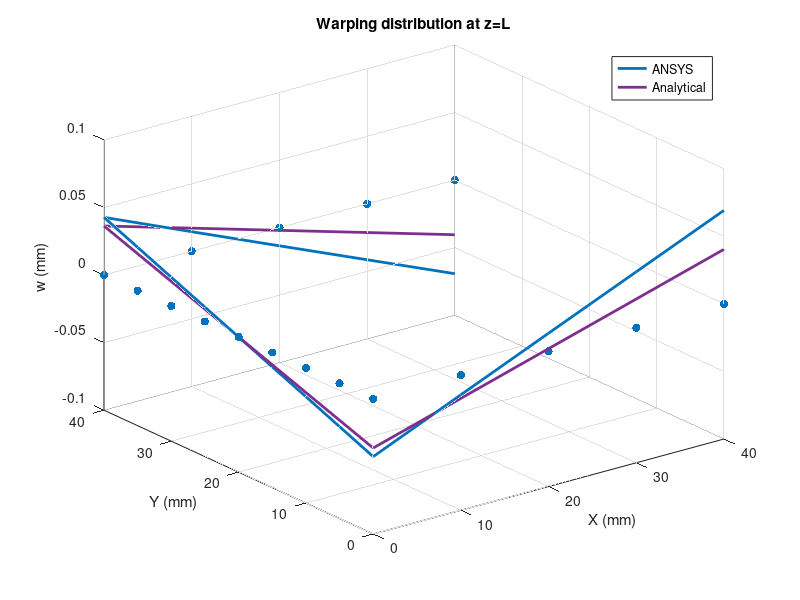

Write the MATLAB code that produced this figure.
clc; clear

%% Extract data

fID = fopen("nPos.txt");
for i=1:5
    fgetl(fID);
end

posData = fscanf(fID,"%d %f %f %f");
fclose(fID);

nNodes = length(posData)/4;

dataArray = zeros(nNodes, 3);
dataArray(:,1) = posData(2:4:end);
dataArray(:,2) = posData(3:4:end);


fID = fopen("zDisp.txt");
for i=1:11
    fgetl(fID);
end

zData = fscanf(fID,"%d %f");
fclose(fID);

dataArray(:,3) = zData(2:2:end);



%% Substract rotation

fID = fopen("xRot.txt");
for i=1:11
    fgetl(fID);
end

rotData = fscanf(fID,"%d %f");
fclose(fID);

rotation = mean(rotData(2:2:end));

rotation = 0.75 * rotation;

dataArray(:,3) = dataArray(:,3) - rotation * (dataArray(:,2)-20);

%% Sort the nodes

firstFlange = dataArray(dataArray(:,2) == 0 & dataArray(:,1) ~= 0,:);
secondFlange = dataArray(dataArray(:,1) == 0, :); 
thirdFlange = dataArray(dataArray(:,2) == 40 & dataArray(:,1) ~= 0, :);

[~, firstFlangeIndex] = sort(firstFlange(:,1), 'descend');
[~, secondFlangeIndex] = sort(secondFlange(:,2));
[~, thirdFlangeIndex] = sort(thirdFlange(:,1));

dataArray = [firstFlange(firstFlangeIndex,:); 
             secondFlange(secondFlangeIndex,:); 
             thirdFlange(thirdFlangeIndex,:)];

         
%% Analyitical results

T = 100 * 360/19;
J = 2200/3;
G = 26923;

limitW1 = 20 * (360/19) * T/(G*J);

limitW2 = -20 * (360/19 - 40) * T/(G*J);

         
%% Plot results
figure
scatter3(dataArray(:,1), dataArray(:,2), zeros(nNodes,1), "filled")
hold on
h(1) = plot3(dataArray(:,1), dataArray(:,2), dataArray(:,3), "LineWidth", 2);

h(2) = plot3([0,40], [0,0], [-limitW1, limitW2], "color", [0.4940, 0.1840, 0.5560], "LineWidth", 2);
plot3([0,0], [0,40], [-limitW1, limitW1], "color", [0.4940, 0.1840, 0.5560], "LineWidth", 2);
plot3([0,40], [40,40], [limitW1, -limitW2], "color", [0.4940, 0.1840, 0.5560], "LineWidth", 2);
hold off

title("Warping distribution at z=L")
xlabel("X (mm)")
ylabel("Y (mm)")
zlabel("w (mm)")


legend(h, "ANSYS", "Analytical")
